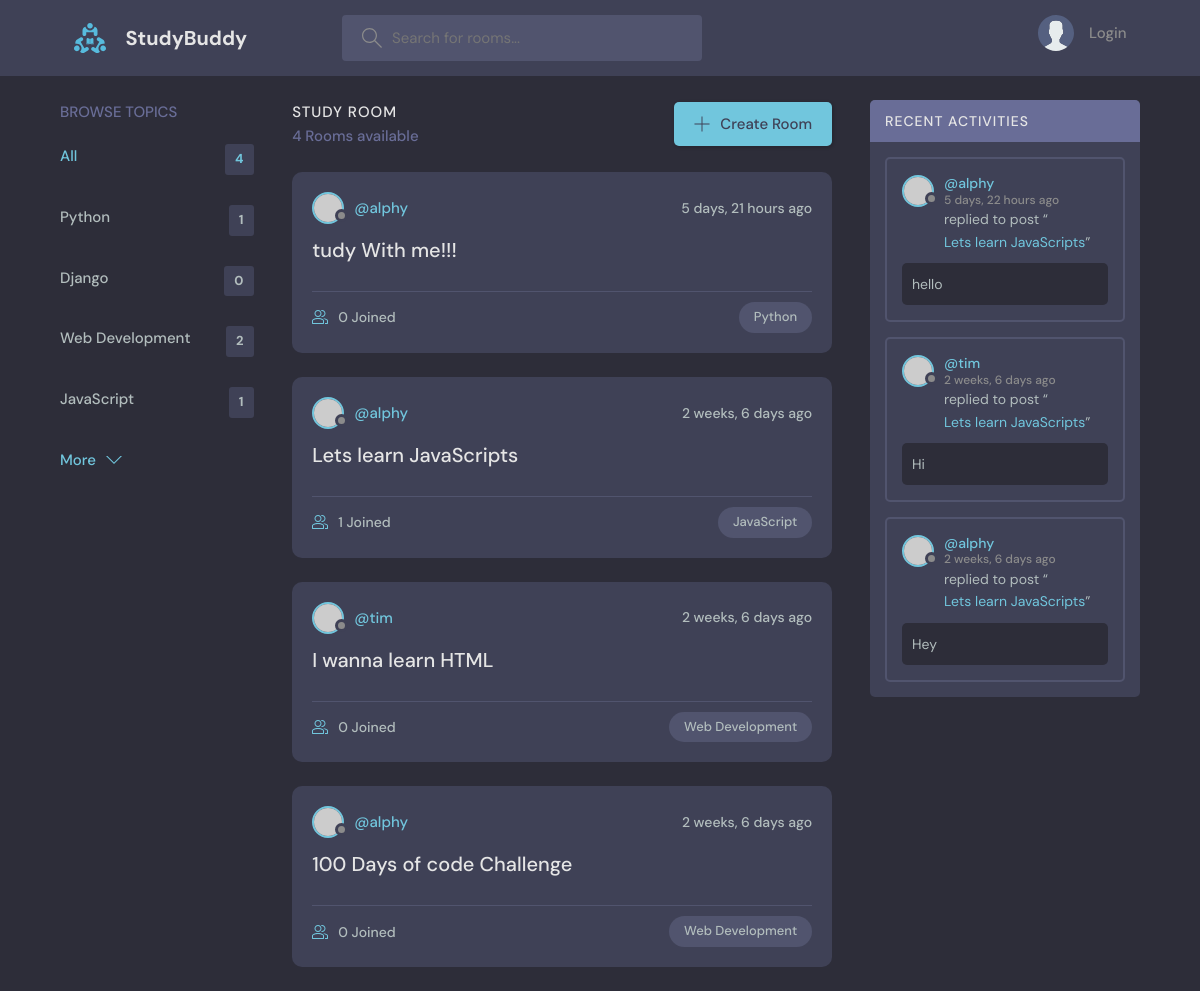
The app's page /, older data.
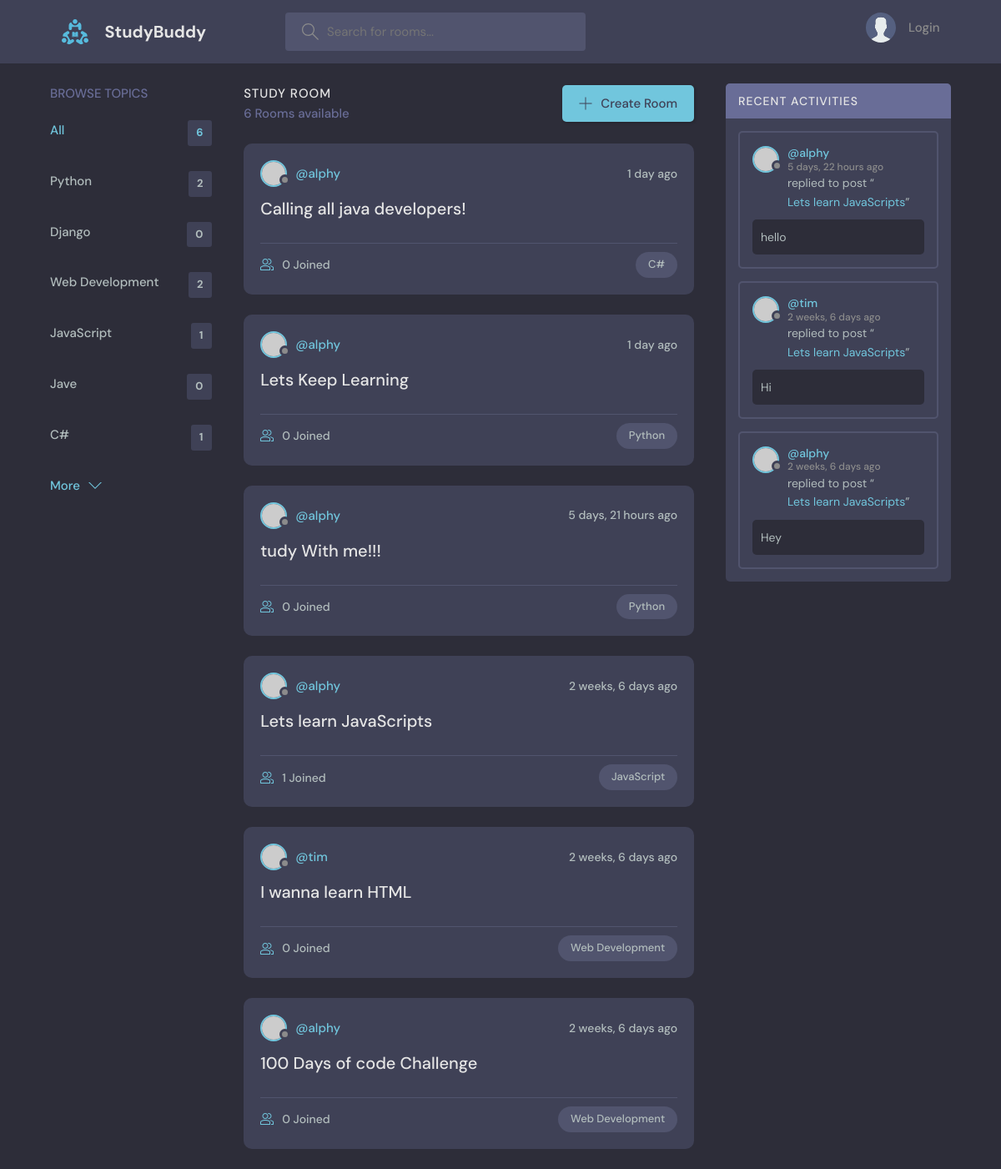
The same page, newer data.
### base/models.py (models this page shows, shortened)
class Topic(models.Model):
    name = models.CharField(max_length=200)

class Room(models.Model):
    host = models.ForeignKey(User, on_delete=models.SET_NULL, null=True)
    topic = models.ForeignKey(Topic, on_delete=models.SET_NULL, null=True)
    name = models.CharField(max_length=200)
    description = models.TextField(null=True, blank=True)
    participants = models.ManyToManyField(User, related_name='participants', blank=True)
    updated = models.DateTimeField(auto_now=True)
    created = models.DateTimeField(auto_now_add=True)
    class Meta:
        ordering = ['-updated', '-created']
    def __str__(self):
        return self.name

class Message(models.Model):
    user = models.ForeignKey(User, on_delete=models.CASCADE)
    room = models.ForeignKey(Room, on_delete=models.CASCADE)
    body = models.TextField()
    updated = models.DateTimeField(auto_now=True)
    created = models.DateTimeField(auto_now_add=True)
    class Meta:
        ordering = ['-updated', '-created']

### base/views.py (the view)
# urls.py: path('', views.home, name='home'),
def home(request):
    q = request.GET.get('q') if request.GET.get('q') != None else ''
    rooms = Room.objects.filter(
        Q(topic__name__contains=q) |
        Q(name__icontains=q) |
        Q(description__icontains=q)
    )
    topics = Topic.objects.all()
    room_count = rooms.count()
    room_messages = Message.objects.filter(Q(room__topic__name__icontains=q))
    context = {'rooms': rooms, 'topics': topics, 'room_count': room_count,'room_messages': room_messages}
    return render(request, 'base/home.html', context)

### base/templates/base/home.html (shortened to what this page needs)
{% extends 'main.html' %}
{% block content %}
<main class="layout layout--3">
      <div class="container">
         {% include 'base/topics_component.html' %}
        <div class="roomList">
          <div class="roomList__header">
            <div>
              <h2>Study Room</h2>
              <p>{{room_count}} Rooms available</p>
            </div>
            <a class="btn btn--main" href="{%url 'create-room' %}">
              <svg version="1.1" xmlns="http://www.w3.org/2000/svg" width="32" height="32" viewBox="0 0 32 32">
                <title>add</title>
                <path
                  d="M16.943 0.943h-1.885v14.115h-14.115v1.885h14.115v14.115h1.885v-14.115h14.115v-1.885h-14.115v-14.115z"
                ></path>
              </svg>
              Create Room
            </a>
          </div>
          {% include 'base/feed_component.html' %}
        </div>
         {% include 'base/activity_component.html' %}
      </div>
    </main>
{% endblock %}

### base/templates/base/topics_component.html
<div class="topics">
    <div class="topics__header">
      <h2>Browse Topics</h2>
    </div>
    <ul class="topics__list">
      <li>
        <a href="{%url 'home' %}" class="active">All <span>{{topics.count}}</span></a>
      </li>
      {% for topic in topics %}
      <li>
        <a href="{% url 'home' %}?q={{topic.name}}">{{topic.name}} <span>{{topic.room_set.all.count}}</span></a>
      </li>
      {% endfor %}
    </ul>
    <a class="btn btn--link" href="topics.html">
      More
      <svg version="1.1" xmlns="http://www.w3.org/2000/svg" width="32" height="32" viewBox="0 0 32 32">
        <title>chevron-down</title>
        <path d="M16 21l-13-13h-3l16 16 16-16h-3l-13 13z"></path>
      </svg>
    </a>
  </div>

### base/templates/base/feed_component.html (shortened to what this page needs)
{% for room in rooms %}
<div class="roomListRoom">
    <div class="roomListRoom__header">
      <a href="{% url 'user-profile' room.host.id %}" class="roomListRoom__author">
        <div class="avatar avatar--small">
          <img src="https://randomuser.me/api/portraits/women/11.jpg" />
        </div>
        <span>@{{room.host.username}}</span>
      </a>
      <div class="roomListRoom__actions">
        <span>{{room.created|timesince}} ago</span>
      </div>
    </div>
    <div class="roomListRoom__content">
      <a href="{% url 'room' room.id %}">{{room.name}}</a>
    </div>
    <div class="roomListRoom__meta">
      <a href="{% url 'room' room.id %}" class="roomListRoom__joined">
        {{room.participants.all.count}} Joined
      </a>
      <p class="roomListRoom__topic">{{room.topic.name}}</p>
    </div>
  </div>
  {% endfor %}

### base/templates/base/activity_component.html (shortened to what this page needs)
<div class="activities">
    <div class="activities__header">
      <h2>Recent Activities</h2>
    </div>
    {% for message in room_messages %}
    <div class="activities__box">
      <div class="activities__boxHeader roomListRoom__header">
        <a href="{% url 'user-profile' message.user.id %}" class="roomListRoom__author">
          <div class="avatar avatar--small">
            <img src="https://randomuser.me/api/portraits/women/11.jpg" />
          </div>
          <p>
            @{{message.user}}
            <span>{{message.created|timesince}} ago</span>
          </p>
        </a>
      </div>
      <div class="activities__boxContent">
        <p>replied to post “<a href="{%url 'room' message.room.id %}">{{message.room}}</a>”</p>
        <div class="activities__boxRoomContent">
            {{message.body}}
        </div>
      </div>
    </div>
    {% endfor %}
  </div>

Row changes from the older to the newer data that the page shows:
computed for Topic "Python": room_set.all.count "1" → "2"
added Topic: name "Jave", room_set.all.count "0"
added Topic: name "C#", room_set.all.count "1"
added Room: host.username "alphy", created "1 day", name "Calling all java developers!", participants.all.count "0", topic.name "C#"
added Room: host.username "alphy", created "1 day", name "Lets Keep Learning", participants.all.count "0", topic.name "Python"
Text that changed along with them:
{{ topics.count }}: "4" → "6"
{{ room_count }}: "4" → "6"
